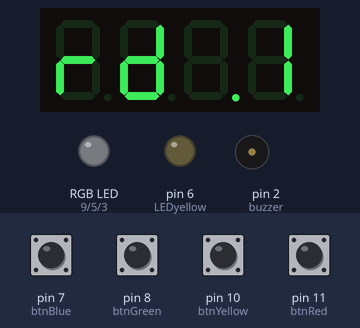
The program below on a simulated Arduino Uno, built with avr-gcc and run on an emulated ATmega328P. Shown: 4-digit seven-segment display, an RGB LED mixed from three pins (HIGH = lit), output pins drawn as LEDs (lit = HIGH), buzzer (waves = sounding). The test bench sets the inputs (shaded band); at power-on: pin 7 (btnBlue), pin 8 (btnGreen), pin 10 (btnYellow), pin 11 (btnRed) LOW. Dim RGB values are drawn brighter than linear; random numbers use the default seed unless the program sets one.

Above: at 2.8 s.
2.9 s: pin 11 (btnRed) pulled HIGH for 0.15 s
At 4.1 s:
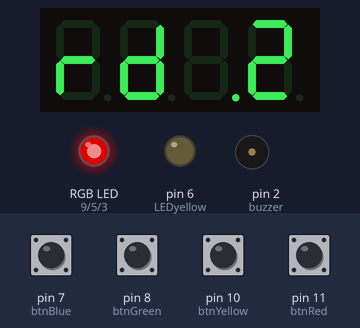
6.0 s: pin 7 (btnBlue) pulled HIGH for 0.15 s
At 7.7 s:
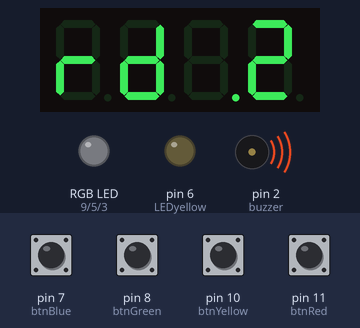
11.5 s: pin 8 (btnGreen) pulled HIGH for 0.15 s
At 15.9 s:
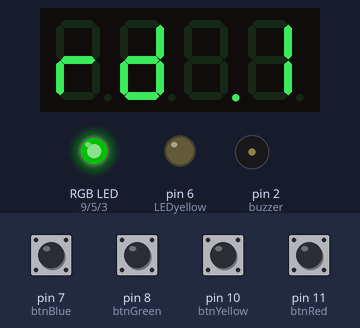
17.1 s: pin 10 (btnYellow) pulled HIGH for 0.15 s
At 19.0 s:
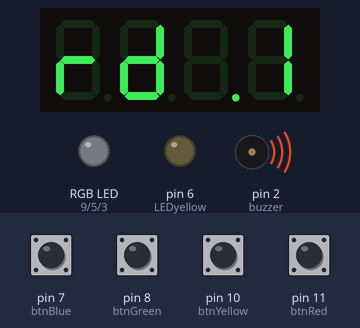
Timing chart, 0 to 20.7 s (numbered marks = the images above; inputs shaded):
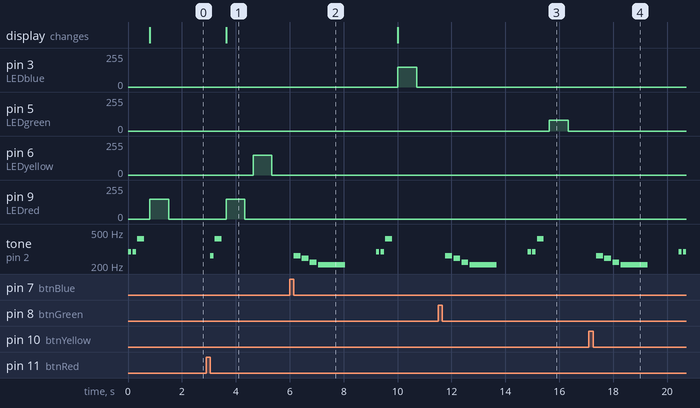

The program:

main.cpp
```cpp
#include <Arduino.h>
#include <TM1637Display.h>
#include "button.h"
#include "pitches.h"
#include "TimerFreeTone.h"
#include "Songs.h"

// 7 segment display
const int CLK = 13;
const int DIO = 12;
TM1637Display display(CLK, DIO);

const uint8_t SEGEMENT_round[] = {
    SEG_E | SEG_G,
    SEG_G | SEG_E | SEG_D | SEG_C | SEG_B,
    SEG_DP, // blank
    SEG_DP  // blank
};

// LEDs
const int LEDred = 9;
const int LEDgreen = 5;
const int LEDblue = 3;
const int LEDyellow= 6;

// buttons
Button btnRed(11);
Button btnGreen(8);
Button btnYellow(10);
Button btnBlue(7);

// Buzzer
int buzzer = 2;

// Music
uint16_t melodyWon[] = {NOTE_C4, NOTE_D4, NOTE_E4, NOTE_G4, NOTE_E4, NOTE_G4};
uint16_t melodyLost[] = {NOTE_C4, NOTE_B3, NOTE_A3, NOTE_GS3};
uint16_t melodyNext[] = {NOTE_C4, NOTE_GS4};
uint16_t melodyNewGame[] = {NOTE_D4, NOTE_D4, NOTE_GS4};

// duration
byte noteDurationWon[] = {16, 16, 16, 4, 16, 2};
byte noteDurationLost[] = {8, 8, 8, 2};
byte noteDurationNext[] = {16, 8};
byte noteDurationNewGame[] = {16,16,8};

Songs songWon(noteDurationWon, melodyWon, buzzer, 6);
Songs songLost(noteDurationLost, melodyLost, buzzer, 4);
Songs songNext(noteDurationNext, melodyNext, buzzer, 2);
Songs songNewGame(noteDurationNewGame, melodyNewGame, buzzer, 3);

// Game
String gameArray[20];
String coloursArray[4] = {"red", "blue", "green", "yellow"};
String userInput[20];

enum states
{
  STARTGAME,
  SHOWCOLORCOMBI,
  WAIT4INPUT,
  NEXTROUND,
  CHECKUSERINPUT,
  END
} state;

int rndcnt = 1;
int gamecnt = 0;
bool won = true;

void allLedsOut()
{
  analogWrite(LEDred, 0); // 220 Ohm
  analogWrite(LEDgreen, 0); // 220 Ohm
  analogWrite(LEDblue, 0); // 220 Ohm
  analogWrite(LEDyellow,0); // 220 Ohm
}

void colourToLed(String colour)
{
  allLedsOut();

  if (colour == "red")
  {
    analogWrite(LEDred, 150);
  }

  else if (colour == "blue")
  {
    analogWrite(LEDblue, 150);
  }

  else if (colour == "green")
  {
    analogWrite(LEDgreen, 80);
  }

  else if (colour == "yellow")
  {
    analogWrite(LEDyellow, 150);
  }
}

void gameStart()
{
  songNewGame.playMusic();
  rndcnt = 1;
  gamecnt = 0;
  display.clear();
  display.setSegments(SEGEMENT_round);
  display.showNumberDecEx(rndcnt, true, false, 1, 3);

  for (int i = 0; i < 20; i++)
  {
    gameArray[i] = coloursArray[random(4)];
  }
  state = SHOWCOLORCOMBI;
}

void colourCombi()
{
  for (int i = 0; i < rndcnt; i++)
  {
    colourToLed(gameArray[i]);
    delay(700);
    allLedsOut();
    delay(300);
  }
}

void checkButtonPressed()
{
  if (btnBlue.isPressed())
  {
    userInput[gamecnt] = "blue";
    state = CHECKUSERINPUT;
  }
  else if (btnGreen.isPressed())
  {
    userInput[gamecnt] = "green";
    state = CHECKUSERINPUT;
  }

  else if (btnYellow.isPressed())
  {
    userInput[gamecnt] = "yellow";
    state = CHECKUSERINPUT;
  }

  else if (btnRed.isPressed())
  {
    userInput[gamecnt] = "red";
    state = CHECKUSERINPUT;
  }
}

void checkColourOrder()
{
  if (gameArray[gamecnt] == userInput[gamecnt])
  {
    gamecnt++;
    state = WAIT4INPUT;
  }
  else
  {
    // bUZZER
    won = false,
    state = END;
  }

  if (gamecnt == rndcnt)
  {
    state = NEXTROUND;
  }
}

void startNextRound()
{
  songNext.playMusic();
  rndcnt++;
  gamecnt = 0;

  if (rndcnt < 10)
  {
    display.showNumberDecEx(rndcnt, false, false, 1, 3);
  }

  else if (rndcnt >= 10)
  {
    display.showNumberDecEx(rndcnt, false, false, 2, 2);
  }

  if (rndcnt == 21)
  {
    state = END;
  }
  state = SHOWCOLORCOMBI;
}

void checkGameResult()
{
  if (won)
  {
    songWon.playMusic();
    state = STARTGAME;
  }

  else if (!won)
  {
    songLost.playMusic();
    delay(1000);
    state = STARTGAME;
  }
}

void setup()
{
  Serial.begin(115200);
  pinMode(LEDblue, OUTPUT);
  pinMode(LEDgreen, OUTPUT);
  pinMode(LEDred, OUTPUT);
  pinMode(LEDyellow, OUTPUT);

  display.setBrightness(7); // 0-7

  randomSeed(analogRead(0));

  state = STARTGAME;
}

void loop()
{

  switch (state)
  {
  case STARTGAME:
    gameStart();
    break;
  case SHOWCOLORCOMBI:
    colourCombi();
    state = WAIT4INPUT;
    break;

  case WAIT4INPUT:
    checkButtonPressed();
    break;

  case CHECKUSERINPUT:
    checkColourOrder();
    break;

  case NEXTROUND:
    startNextRound();
    break;

  case END:
    checkGameResult();
    break;
  }
}
```

Songs.cpp
```cpp
#include <Arduino.h>
#include "Songs.h"
#include "pitches.h"
#include "TimerFreeTone.h"

Songs::Songs(byte *_noteDurationSong, uint16_t *_melody, byte _buzzer, int _musicLength){
    melody= _melody;
    noteDurationSong = _noteDurationSong;
    buzzer=_buzzer;

    pinMode(buzzer, OUTPUT);
    musicLength = _musicLength;
}

void Songs::playMusic(){

    for (int thisNote = 0; thisNote < musicLength; thisNote++)
    {
      int noteDuration = 2000 / noteDurationSong[thisNote];
      TimerFreeTone(buzzer, melody[thisNote], noteDuration, 10); // Play melody[thisNote] for duration[thisNote].

      delay(50);
     }
    delay(100);
}
```

Songs.h
```cpp
#ifndef songs_h
#define songs_h

#include <Arduino.h>
#include "pitches.h"

class Songs
{
private:
    int musicLength;
    byte buzzer;
    byte *noteDurationSong;
    uint16_t *melody;


public:
    Songs(byte *_noteDurationSong, uint16_t *_melody, byte _buzzer, int _musicLength);
    void playMusic();
};

#endif
```

button.cpp
```cpp
#include "button.h"
#include <Arduino.h>

Button::Button(int pin)
{
    btnPin = pin;
    pinMode(btnPin, INPUT);
    state = LOW;
}

bool Button::isPressed()
{
   bool result=false;

    int prevState = state;
    state = digitalRead(btnPin);

    if(prevState == LOW && state == HIGH){
        buttonclickedMS=millis();
        result=false;
    }
    else if( prevState == HIGH && state == LOW){
        //here comes the logic

        if(millis()- buttonclickedMS < 50){
            //debounce area - nothing to do
            result=false;
        }
        else if(millis() - buttonclickedMS > 50) {
            //Serial.println("short click");
            result=true;
        }

    }

    return result;
}
```

button.h
```cpp
#ifndef Button_h
#define Button_h

#include <Arduino.h>

class Button
{
private:
    int btnPin;
    int state;
    unsigned long buttonclickedMS;

public:
    Button(int pin);
    bool isPressed();
};

#endif
```

pitches.h
```cpp
/*************************************************
 * Public Constants
 *************************************************/

#define NOTE_B0  31
#define NOTE_C1  33
#define NOTE_CS1 35
#define NOTE_D1  37
#define NOTE_DS1 39
#define NOTE_E1  41
#define NOTE_F1  44
#define NOTE_FS1 46
#define NOTE_G1  49
#define NOTE_GS1 52
#define NOTE_A1  55
#define NOTE_AS1 58
#define NOTE_B1  62
#define NOTE_C2  65
#define NOTE_CS2 69
#define NOTE_D2  73
#define NOTE_DS2 78
#define NOTE_E2  82
#define NOTE_F2  87
#define NOTE_FS2 93
#define NOTE_G2  98
#define NOTE_GS2 104
#define NOTE_A2  110
#define NOTE_AS2 117
#define NOTE_B2  123
#define NOTE_C3  131
#define NOTE_CS3 139
#define NOTE_D3  147
#define NOTE_DS3 156
#define NOTE_E3  165
#define NOTE_F3  175
#define NOTE_FS3 185
#define NOTE_G3  196
#define NOTE_GS3 208
#define NOTE_A3  220
#define NOTE_AS3 233
#define NOTE_B3  247
#define NOTE_C4  262
#define NOTE_CS4 277
#define NOTE_D4  294
#define NOTE_DS4 311
#define NOTE_E4  330
#define NOTE_F4  349
#define NOTE_FS4 370
#define NOTE_G4  392
#define NOTE_GS4 415
#define NOTE_A4  440
#define NOTE_AS4 466
#define NOTE_B4  494
#define NOTE_C5  523
#define NOTE_CS5 554
#define NOTE_D5  587
#define NOTE_DS5 622
#define NOTE_E5  659
#define NOTE_F5  698
#define NOTE_FS5 740
#define NOTE_G5  784
#define NOTE_GS5 831
#define NOTE_A5  880
#define NOTE_AS5 932
#define NOTE_B5  988
#define NOTE_C6  1047
#define NOTE_CS6 1109
#define NOTE_D6  1175
#define NOTE_DS6 1245
#define NOTE_E6  1319
#define NOTE_F6  1397
#define NOTE_FS6 1480
#define NOTE_G6  1568
#define NOTE_GS6 1661
#define NOTE_A6  1760
#define NOTE_AS6 1865
#define NOTE_B6  1976
#define NOTE_C7  2093
#define NOTE_CS7 2217
#define NOTE_D7  2349
#define NOTE_DS7 2489
#define NOTE_E7  2637
#define NOTE_F7  2794
#define NOTE_FS7 2960
#define NOTE_G7  3136
#define NOTE_GS7 3322
#define NOTE_A7  3520
#define NOTE_AS7 3729
#define NOTE_B7  3951
#define NOTE_C8  4186
#define NOTE_CS8 4435
#define NOTE_D8  4699
#define NOTE_DS8 4978
```

Measured:
- after the input at 2.9 s, pin 6 (LEDyellow): 0/255 → 150/255 after 1.7 s, → 0/255 0.70 s later; pin 9 (LEDred): 0/255 → 150/255 after 0.74 s, → 0/255 0.70 s later; tone on pin 2 (buzzer): silent → 262 Hz after 0.15 s, → silent 0.13 s later, → 415 Hz 0.05 s later, → silent 0.25 s later; the display: changes after 0.74 s (image 1)
- after the input at 6.0 s, pin 3 (LEDblue): 0/255 → 150/255 after 4.0 s, → 0/255 0.70 s later; tone on pin 2 (buzzer): plays 262 Hz for 0.25 s, 247 Hz for 0.25 s, 220 Hz for 0.25 s, 208 Hz for 1.0 s, 294 Hz for 0.13 s, 294 Hz for 0.13 s … (7 notes in this stretch), starting after 0.15 s
- after the input at 11.5 s, pin 5 (LEDgreen): 0/255 → 80/255 after 4.1 s, → 0/255 0.70 s later; tone on pin 2 (buzzer): plays 262 Hz for 0.25 s, 247 Hz for 0.25 s, 220 Hz for 0.25 s, 208 Hz for 1.0 s, 294 Hz for 0.13 s, 294 Hz for 0.13 s … (7 notes in this stretch), starting after 0.28 s
- after the input at 17.1 s, tone on pin 2 (buzzer): plays 262 Hz for 0.25 s, 247 Hz for 0.25 s, 220 Hz for 0.25 s, 208 Hz for 1.0 s, 294 Hz for 0.13 s, 294 Hz for 0.10 s, starting after 0.28 s
- by itself, tone on pin 2 (buzzer): plays 294 Hz for 0.13 s, 294 Hz for 0.13 s, 415 Hz for 0.25 s
